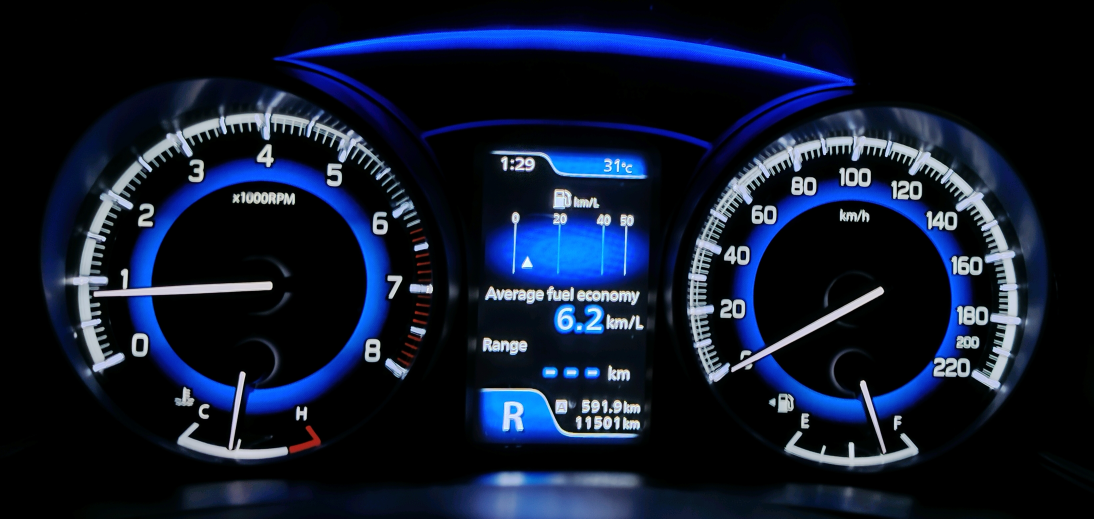
#> input picture Images/1.jpg, 3281 x 1556 px (shown at 1/3 size)
$ python -i fuel_economy.py   (imports and definitions only)
#> lines starting #> are read from the running program, lines starting #| are printed output that depends on the picture; after the words box and inside, x2 and y2 are one past the last pixel; in counts of white or black regions, pixels touching at a corner belong together
#> in get_fuel_economy, image is the input picture: shape (1556, 3281, 3); mean B, G, R 45.9, 26, 17.2
import cv2
import numpy as np
import pytesseract
import matplotlib.pyplot as plt

def get_roi(image, x_start_percent, x_end_percent, y_start_percent, y_end_percent):
#> called with x_start_percent = 0.25, x_end_percent = 0.75, y_start_percent = 0.5, y_end_percent = 1
    height, width = image.shape[:2]
#> height = 1556; width = 3281
    x_start = int(x_start_percent * width)
#> x_start = 820
    x_end = int(x_end_percent * width)
#> x_end = 2460
    y_start = int(y_start_percent * height)
#> y_start = 778
    y_end = int(y_end_percent * height)
#> y_end = 1556
    return image[y_start:y_end, x_start:x_end]
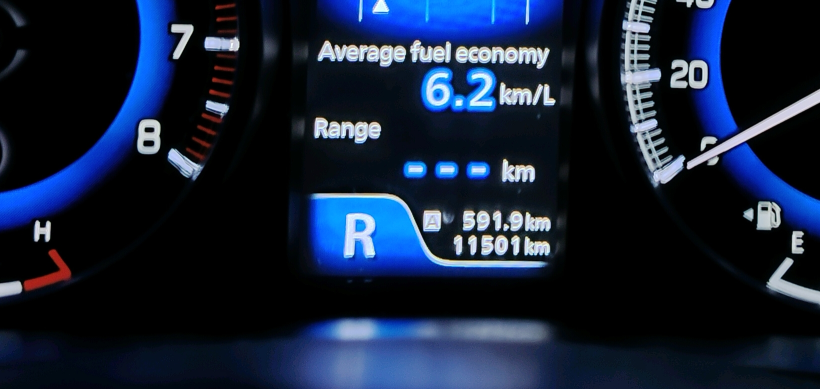
#> returned value: shape (778, 1640, 3) (shown at 1/2 size); mean of channels 0, 1, 2 55, 33, 21.2; drawn as B, G, R

def get_fuel_economy(image_path):
    image = cv2.imread(image_path)

    x_start_percent = 0.25
    x_end_percent = 0.75
    y_start_percent = 0.5
    y_end_percent = 1.0

    roi = get_roi(image, x_start_percent, x_end_percent, y_start_percent, y_end_percent)
    gray = cv2.cvtColor(roi, cv2.COLOR_BGR2GRAY)
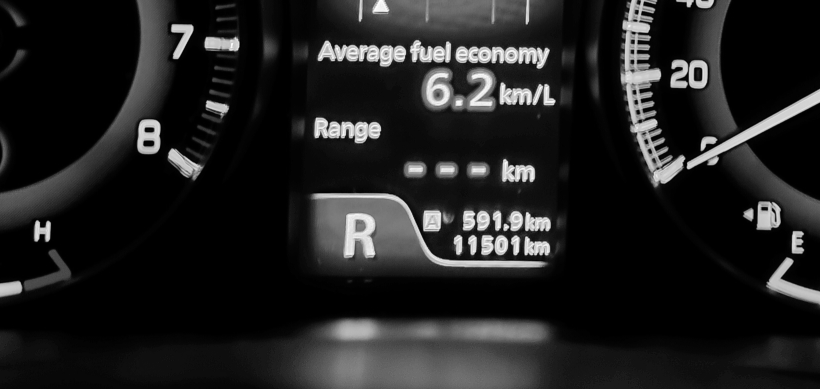
#> gray: shape (778, 1640) (shown at 1/2 size); min 0, max 254, mean 32
    _, binary = cv2.threshold(gray, 200, 255, cv2.THRESH_BINARY_INV)
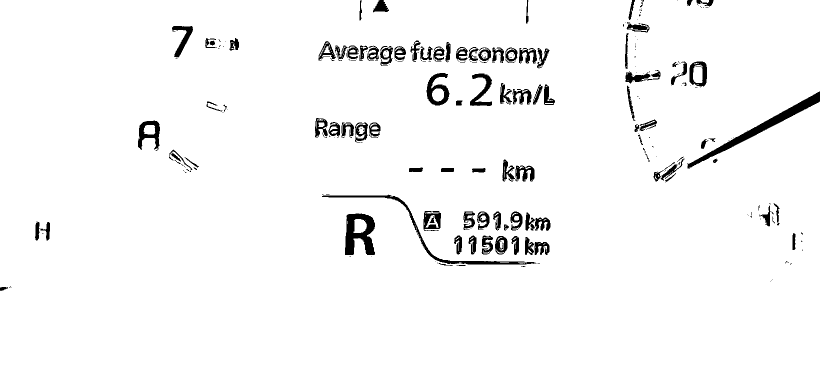
#> binary: shape (778, 1640) (shown at 1/2 size); 96.6% white; 255 black regions (153 under 20 px), largest, box (x1, y1, x2, y2) and area: (1375, 183, 1640, 337) 4157, (690, 427, 750, 510) 3070, (644, 389, 1073, 529) 2521
#> (the run stopped early here; a loop or call above may not have finished)

$ run again, on Images/11.jpg
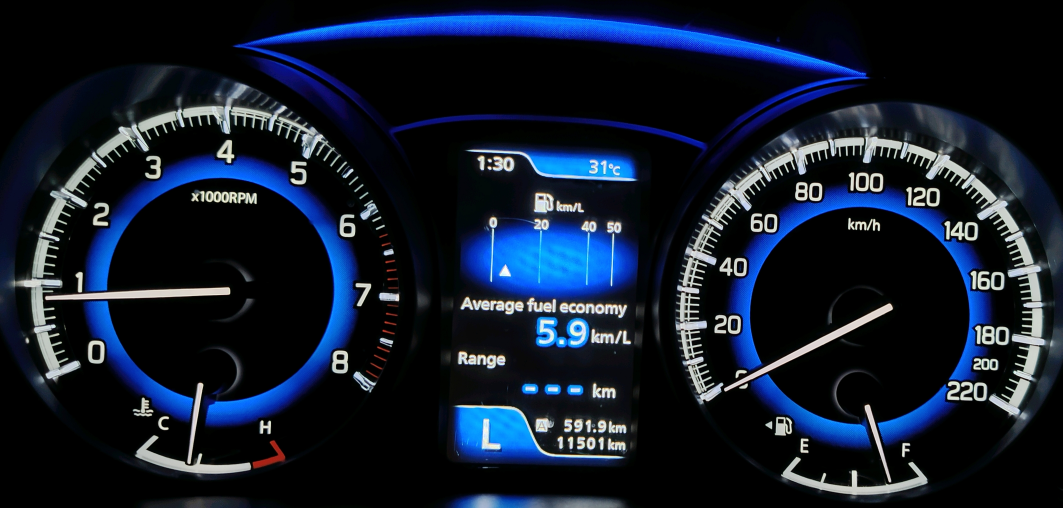
#> input picture Images/11.jpg, 3187 x 1524 px (shown at 1/3 size)
#> in get_fuel_economy, image is the input picture: shape (1524, 3187, 3); mean B, G, R 44.4, 28, 18.6
#> in get_fuel_economy, `gray = cv2.cvtColor(roi, cv2.COLOR_BGR2GRAY)`:
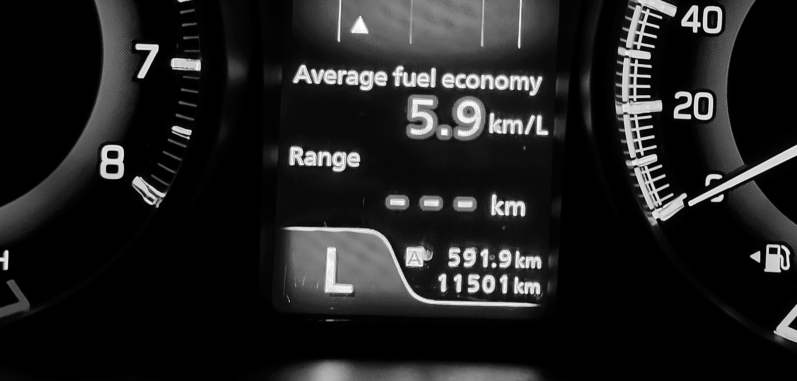
#> gray: shape (762, 1594) (shown at 1/2 size); min 0, max 255, mean 31.3
#> in get_fuel_economy, `_, binary = cv2.threshold(gray, 200, 255, cv2.THRESH_BINARY_INV)`:
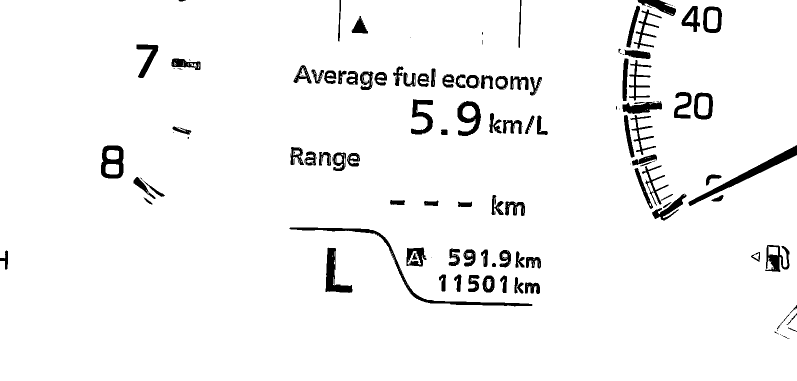
#> binary: shape (762, 1594) (shown at 1/2 size); 95.6% white; 140 black regions (44 under 20 px), largest, box (x1, y1, x2, y2) and area: (579, 455, 1065, 613) 3220, (1377, 290, 1594, 412) 3167, (651, 495, 705, 586) 1948
